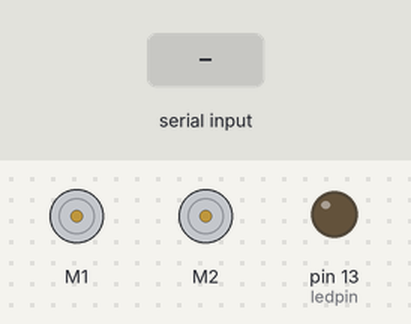
The sketch below on a simulated Arduino Uno, built with avr-gcc and run on an emulated ATmega328P. Parts: 2 × DC motor (green arrow = forward, orange = backward, longer = faster), output pins drawn as LEDs (lit = HIGH). The test bench sets the inputs (shaded band).

Above: at 1.2 s.
1.3 s: "d" received over Serial
At 2.5 s:
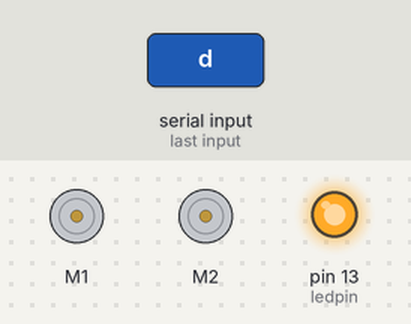
2.8 s: "e" received over Serial
At 3.7 s:
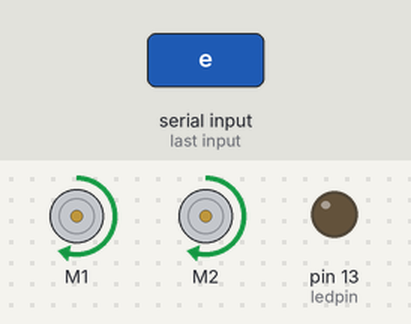
Timing chart, 0 to 5.8 s (numbered marks = the images above; inputs shaded):
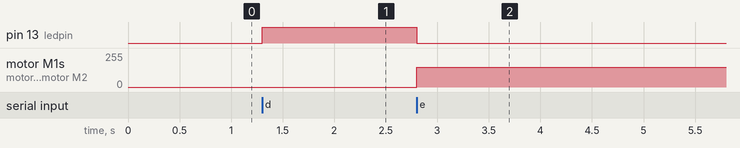

Measured:
- after the input at 1.3 s, pin 13 (ledpin): LOW → HIGH at once
- after the input at 2.8 s, pin 13 (ledpin): HIGH → LOW at once; motor M1, motor M2: stopped → forward 150/255 at once

The sketch:

webcamprocessing.ino
```cpp
#include <AFMotor.h> //import your motor shield library
AF_DCMotor motor1(1,MOTOR12_8KHZ); // set up motors.
AF_DCMotor motor2(2, MOTOR12_8KHZ);

const int ledpin=13;int recValue;

void setup()

{
  Serial.begin(9600);

  pinMode(13, OUTPUT);
  motor1.setSpeed(150); //set the speed of the motors, between 0-255
  motor2.setSpeed(150);
}

void loop()

{
  if(Serial.available()>0)
 {

  recValue=Serial.read();

if (recValue == 100) // If use will send value 100 from MATLAB then LED will turn ON

  { digitalWrite(ledpin, HIGH);
    motor1.run(RELEASE);
    motor2.run(RELEASE);
    }

if(recValue == 101) // If use will send value 101 from MATLAB then LED will turn OFF

  { digitalWrite(ledpin, LOW);
    motor1.run(FORWARD);
    motor2.run(FORWARD);
    }

 }

}
```
